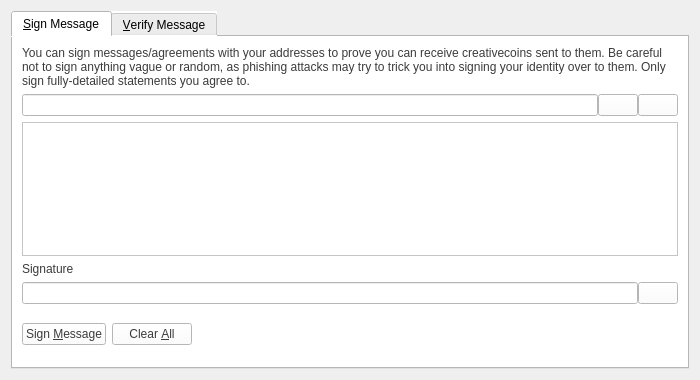
<?xml version="1.0" encoding="UTF-8"?>
<ui version="4.0">
 <class>SignVerifyMessageDialog</class>
 <widget class="QDialog" name="SignVerifyMessageDialog">
  <property name="geometry">
   <rect>
    <x>0</x>
    <y>0</y>
    <width>700</width>
    <height>380</height>
   </rect>
  </property>
  <property name="windowTitle">
   <string>Signatures - Sign / Verify a Message</string>
  </property>
  <property name="styleSheet">
   <string notr="true"/>
  </property>
  <property name="modal">
   <bool>true</bool>
  </property>
  <layout class="QVBoxLayout" name="verticalLayout">
   <item>
    <widget class="QTabWidget" name="tabWidget">
     <property name="styleSheet">
      <string notr="true">background-color: rgb(255, 255, 255);</string>
     </property>
     <property name="currentIndex">
      <number>0</number>
     </property>
     <widget class="QWidget" name="tabSignMessage">
      <attribute name="title">
       <string>&amp;Sign Message</string>
      </attribute>
      <layout class="QVBoxLayout" name="verticalLayout_SM">
       <item>
        <widget class="QLabel" name="infoLabel_SM">
         <property name="styleSheet">
          <string notr="true">color: rgb(59, 59, 60);</string>
         </property>
         <property name="text">
          <string>You can sign messages/agreements with your addresses to prove you can receive creativecoins sent to them. Be careful not to sign anything vague or random, as phishing attacks may try to trick you into signing your identity over to them. Only sign fully-detailed statements you agree to.</string>
         </property>
         <property name="textFormat">
          <enum>Qt::PlainText</enum>
         </property>
         <property name="wordWrap">
          <bool>true</bool>
         </property>
        </widget>
       </item>
       <item>
        <layout class="QHBoxLayout" name="horizontalLayout_1_SM">
         <property name="spacing">
          <number>0</number>
         </property>
         <item>
          <widget class="QValidatedLineEdit" name="addressIn_SM">
           <property name="toolTip">
            <string>The Creativecoin address to sign the message with</string>
           </property>
          </widget>
         </item>
         <item>
          <widget class="QPushButton" name="addressBookButton_SM">
           <property name="toolTip">
            <string>Choose previously used address</string>
           </property>
           <property name="styleSheet">
            <string notr="true"/>
           </property>
           <property name="text">
            <string/>
           </property>
           <property name="icon">
            <iconset resource="../bitcoin.qrc">
             <normaloff>:/icons/address-book</normaloff>:/icons/address-book</iconset>
           </property>
           <property name="shortcut">
            <string>Alt+A</string>
           </property>
           <property name="autoDefault">
            <bool>false</bool>
           </property>
          </widget>
         </item>
         <item>
          <widget class="QPushButton" name="pasteButton_SM">
           <property name="toolTip">
            <string>Paste address from clipboard</string>
           </property>
           <property name="styleSheet">
            <string notr="true"/>
           </property>
           <property name="text">
            <string/>
           </property>
           <property name="icon">
            <iconset resource="../bitcoin.qrc">
             <normaloff>:/icons/editpaste</normaloff>:/icons/editpaste</iconset>
           </property>
           <property name="shortcut">
            <string>Alt+P</string>
           </property>
           <property name="autoDefault">
            <bool>false</bool>
           </property>
          </widget>
         </item>
        </layout>
       </item>
       <item>
        <widget class="QPlainTextEdit" name="messageIn_SM">
         <property name="toolTip">
          <string>Enter the message you want to sign here</string>
         </property>
        </widget>
       </item>
       <item>
        <widget class="QLabel" name="signatureLabel_SM">
         <property name="styleSheet">
          <string notr="true">color: rgb(59, 59, 60);</string>
         </property>
         <property name="text">
          <string>Signature</string>
         </property>
         <property name="textFormat">
          <enum>Qt::PlainText</enum>
         </property>
        </widget>
       </item>
       <item>
        <layout class="QHBoxLayout" name="horizontalLayout_2_SM">
         <property name="spacing">
          <number>0</number>
         </property>
         <item>
          <widget class="QLineEdit" name="signatureOut_SM">
           <property name="font">
            <font>
             <italic>true</italic>
            </font>
           </property>
           <property name="readOnly">
            <bool>true</bool>
           </property>
          </widget>
         </item>
         <item>
          <widget class="QPushButton" name="copySignatureButton_SM">
           <property name="toolTip">
            <string>Copy the current signature to the system clipboard</string>
           </property>
           <property name="text">
            <string/>
           </property>
           <property name="icon">
            <iconset resource="../bitcoin.qrc">
             <normaloff>:/icons/editcopy</normaloff>:/icons/editcopy</iconset>
           </property>
           <property name="autoDefault">
            <bool>false</bool>
           </property>
          </widget>
         </item>
        </layout>
       </item>
       <item>
        <layout class="QHBoxLayout" name="horizontalLayout_3_SM">
         <item>
          <widget class="QPushButton" name="signMessageButton_SM">
           <property name="toolTip">
            <string>Sign the message to prove you own this Creativecoin address</string>
           </property>
           <property name="styleSheet">
            <string notr="true">color: rgb(59, 59, 60);</string>
           </property>
           <property name="text">
            <string>Sign &amp;Message</string>
           </property>
           <property name="icon">
            <iconset resource="../bitcoin.qrc">
             <normaloff>:/icons/edit</normaloff>:/icons/edit</iconset>
           </property>
           <property name="autoDefault">
            <bool>false</bool>
           </property>
          </widget>
         </item>
         <item>
          <widget class="QPushButton" name="clearButton_SM">
           <property name="toolTip">
            <string>Reset all sign message fields</string>
           </property>
           <property name="styleSheet">
            <string notr="true">color: rgb(59, 59, 60);</string>
           </property>
           <property name="text">
            <string>Clear &amp;All</string>
           </property>
           <property name="icon">
            <iconset resource="../bitcoin.qrc">
             <normaloff>:/icons/remove</normaloff>:/icons/remove</iconset>
           </property>
           <property name="autoDefault">
            <bool>false</bool>
           </property>
          </widget>
         </item>
         <item>
          <spacer name="horizontalSpacer_1_SM">
           <property name="orientation">
            <enum>Qt::Horizontal</enum>
           </property>
           <property name="sizeHint" stdset="0">
            <size>
             <width>40</width>
             <height>48</height>
            </size>
           </property>
          </spacer>
         </item>
         <item>
          <widget class="QLabel" name="statusLabel_SM">
           <property name="font">
            <font>
             <weight>75</weight>
             <bold>true</bold>
            </font>
           </property>
           <property name="text">
            <string/>
           </property>
           <property name="wordWrap">
            <bool>true</bool>
           </property>
          </widget>
         </item>
         <item>
          <spacer name="horizontalSpacer_2_SM">
           <property name="orientation">
            <enum>Qt::Horizontal</enum>
           </property>
           <property name="sizeHint" stdset="0">
            <size>
             <width>40</width>
             <height>48</height>
            </size>
           </property>
          </spacer>
         </item>
        </layout>
       </item>
      </layout>
     </widget>
     <widget class="QWidget" name="tabVerifyMessage">
      <attribute name="title">
       <string>&amp;Verify Message</string>
      </attribute>
      <layout class="QVBoxLayout" name="verticalLayout_VM">
       <item>
        <widget class="QLabel" name="infoLabel_VM">
         <property name="styleSheet">
          <string notr="true">color: rgb(59, 59, 60);</string>
         </property>
         <property name="text">
          <string>Enter the receiver's address, message (ensure you copy line breaks, spaces, tabs, etc. exactly) and signature below to verify the message. Be careful not to read more into the signature than what is in the signed message itself, to avoid being tricked by a man-in-the-middle attack. Note that this only proves the signing party receives with the address, it cannot prove sendership of any transaction!</string>
         </property>
         <property name="textFormat">
          <enum>Qt::PlainText</enum>
         </property>
         <property name="alignment">
          <set>Qt::AlignLeading|Qt::AlignLeft|Qt::AlignTop</set>
         </property>
         <property name="wordWrap">
          <bool>true</bool>
         </property>
        </widget>
       </item>
       <item>
        <layout class="QHBoxLayout" name="horizontalLayout_1_VM">
         <property name="spacing">
          <number>0</number>
         </property>
         <item>
          <widget class="QValidatedLineEdit" name="addressIn_VM">
           <property name="toolTip">
            <string>The Creativecoin address the message was signed with</string>
           </property>
          </widget>
         </item>
         <item>
          <widget class="QPushButton" name="addressBookButton_VM">
           <property name="toolTip">
            <string>Choose previously used address</string>
           </property>
           <property name="text">
            <string/>
           </property>
           <property name="icon">
            <iconset resource="../bitcoin.qrc">
             <normaloff>:/icons/address-book</normaloff>:/icons/address-book</iconset>
           </property>
           <property name="shortcut">
            <string>Alt+A</string>
           </property>
           <property name="autoDefault">
            <bool>false</bool>
           </property>
          </widget>
         </item>
        </layout>
       </item>
       <item>
        <widget class="QPlainTextEdit" name="messageIn_VM"/>
       </item>
       <item>
        <widget class="QValidatedLineEdit" name="signatureIn_VM"/>
       </item>
       <item>
        <layout class="QHBoxLayout" name="horizontalLayout_2_VM">
         <item>
          <widget class="QPushButton" name="verifyMessageButton_VM">
           <property name="toolTip">
            <string>Verify the message to ensure it was signed with the specified Creativecoin address</string>
           </property>
           <property name="styleSheet">
            <string notr="true">color: rgb(59, 59, 60);</string>
           </property>
           <property name="text">
            <string>Verify &amp;Message</string>
           </property>
           <property name="icon">
            <iconset resource="../bitcoin.qrc">
             <normaloff>:/icons/transaction_0</normaloff>:/icons/transaction_0</iconset>
           </property>
           <property name="autoDefault">
            <bool>false</bool>
           </property>
          </widget>
         </item>
         <item>
          <widget class="QPushButton" name="clearButton_VM">
           <property name="toolTip">
            <string>Reset all verify message fields</string>
           </property>
           <property name="styleSheet">
            <string notr="true">color: rgb(59, 59, 60);</string>
           </property>
           <property name="text">
            <string>Clear &amp;All</string>
           </property>
           <property name="icon">
            <iconset resource="../bitcoin.qrc">
             <normaloff>:/icons/remove</normaloff>:/icons/remove</iconset>
           </property>
           <property name="autoDefault">
            <bool>false</bool>
           </property>
          </widget>
         </item>
         <item>
          <spacer name="horizontalSpacer_1_VM">
           <property name="orientation">
            <enum>Qt::Horizontal</enum>
           </property>
           <property name="sizeHint" stdset="0">
            <size>
             <width>40</width>
             <height>48</height>
            </size>
           </property>
          </spacer>
         </item>
         <item>
          <widget class="QLabel" name="statusLabel_VM">
           <property name="font">
            <font>
             <weight>75</weight>
             <bold>true</bold>
            </font>
           </property>
           <property name="text">
            <string/>
           </property>
           <property name="wordWrap">
            <bool>true</bool>
           </property>
          </widget>
         </item>
         <item>
          <spacer name="horizontalSpacer_2_VM">
           <property name="orientation">
            <enum>Qt::Horizontal</enum>
           </property>
           <property name="sizeHint" stdset="0">
            <size>
             <width>40</width>
             <height>48</height>
            </size>
           </property>
          </spacer>
         </item>
        </layout>
       </item>
      </layout>
     </widget>
    </widget>
   </item>
  </layout>
 </widget>
 <customwidgets>
  <customwidget>
   <class>QValidatedLineEdit</class>
   <extends>QLineEdit</extends>
   <header>qvalidatedlineedit.h</header>
  </customwidget>
 </customwidgets>
 <resources>
  <include location="../bitcoin.qrc"/>
 </resources>
 <connections/>
</ui>
